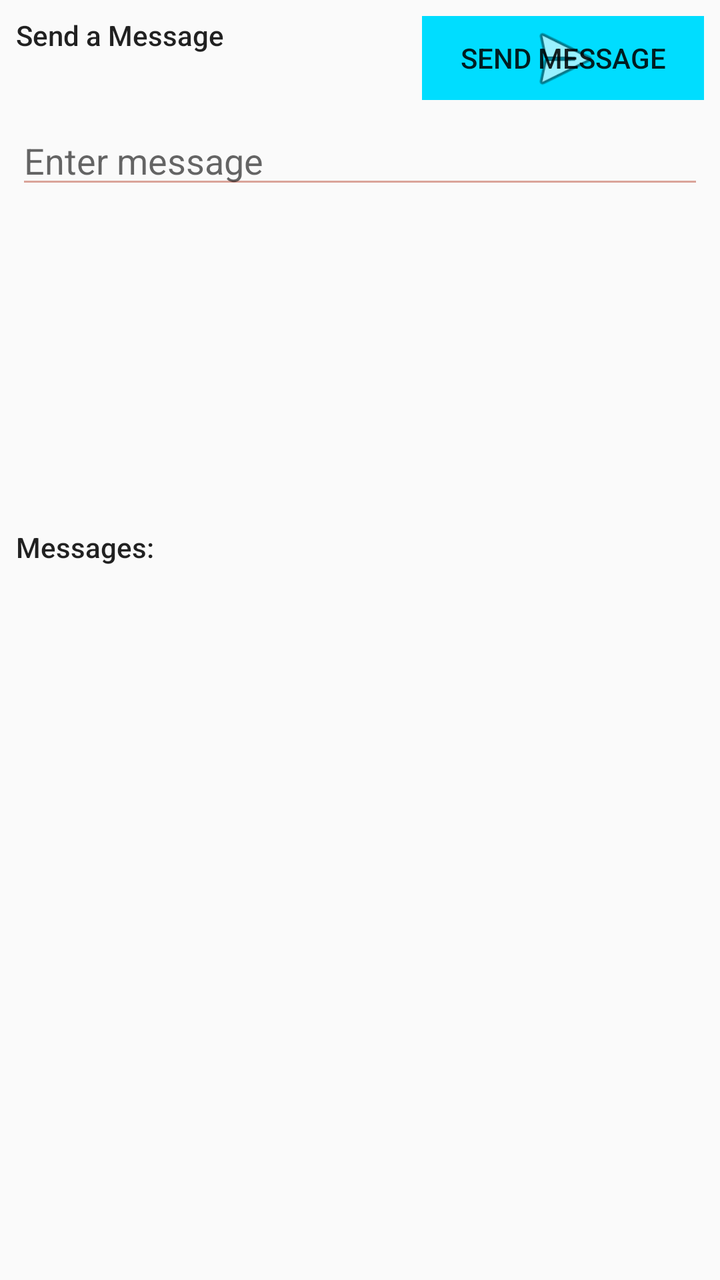
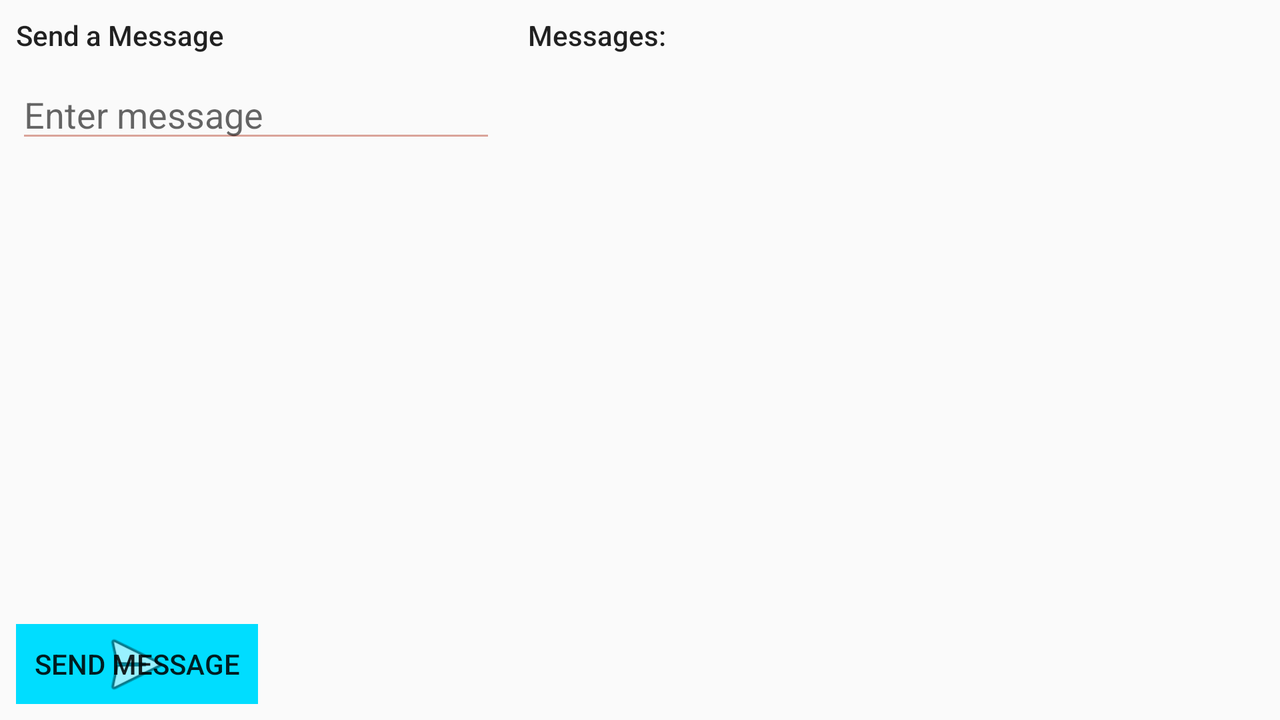

First picture: res/layout/ on a phone held upright. Second picture: the repository's own variant of that layout, on a device whose configuration matches the variant's folder. Source for both follows.
<!-- AndroidManifest.xml: application theme AppTheme -->
<!-- res/layout/activity_messages.xml -->
<?xml version="1.0" encoding="utf-8"?>
<LinearLayout xmlns:android="http://schemas.android.com/apk/res/android"
    xmlns:app="http://schemas.android.com/apk/res-auto"
    xmlns:tools="http://schemas.android.com/tools"
    android:layout_width="match_parent"
    android:layout_height="match_parent"
    android:orientation="vertical"
    tools:context="com.example.brett.landlord_tenant.messagesActivity"
    tools:layout_editor_absoluteX="8dp"
    tools:layout_editor_absoluteY="8dp">

    <android.support.constraint.ConstraintLayout
        android:layout_width="match_parent"
        android:layout_height="match_parent"
        android:layout_weight="3">

        <TextView
            android:id="@+id/textView4"
            android:layout_width="wrap_content"
            android:layout_height="wrap_content"
            android:layout_marginStart="8dp"
            android:layout_marginTop="8dp"
            android:text="@string/message_welcome"
            android:textAppearance="@style/TextAppearance.AppCompat.Body2"
            app:layout_constraintStart_toStartOf="parent"
            app:layout_constraintTop_toTopOf="parent" />

        <EditText
            android:id="@+id/messages_prompt"
            android:layout_width="0dp"
            android:layout_height="wrap_content"
            android:layout_marginEnd="8dp"
            android:layout_marginStart="8dp"
            android:layout_marginTop="8dp"
            android:ems="10"
            android:hint="@string/message_title"
            android:inputType="textMultiLine"
            app:layout_constraintEnd_toEndOf="parent"
            app:layout_constraintStart_toStartOf="parent"
            app:layout_constraintTop_toBottomOf="@+id/maint_button" />

        <Button
            android:id="@+id/maint_button"
            android:layout_width="141dp"
            android:layout_height="42dp"
            android:layout_marginEnd="8dp"
            android:layout_marginTop="8dp"
            android:background="@android:drawable/gallery_thumb"
            android:backgroundTint="@android:color/holo_blue_bright"
            android:text="@string/message_button"
            app:layout_constraintEnd_toEndOf="parent"
            app:layout_constraintTop_toTopOf="parent" />

        <ImageView
            android:id="@+id/imageView4"
            android:layout_width="139dp"
            android:layout_height="41dp"
            android:layout_marginBottom="8dp"
            android:layout_marginEnd="8dp"
            android:layout_marginTop="8dp"
            android:background="@android:color/holo_blue_bright"
            app:layout_constraintBottom_toTopOf="@+id/messages_prompt"
            app:layout_constraintEnd_toEndOf="parent"
            app:layout_constraintTop_toTopOf="parent"
            app:srcCompat="@android:drawable/ic_menu_send" />
    </android.support.constraint.ConstraintLayout>

    <android.support.constraint.ConstraintLayout
        android:layout_width="match_parent"
        android:layout_height="match_parent"
        android:layout_weight="2">

        <TextView
            android:id="@+id/textView5"
            android:layout_width="wrap_content"
            android:layout_height="wrap_content"
            android:layout_marginStart="8dp"
            android:layout_marginTop="8dp"
            android:text="@string/message_list"
            android:textAppearance="@style/TextAppearance.AppCompat.Body2"
            app:layout_constraintStart_toStartOf="parent"
            app:layout_constraintTop_toTopOf="parent" />

        <ListView
            android:id="@+id/messages_list"
            android:layout_width="0dp"
            android:layout_height="0dp"
            android:layout_marginBottom="8dp"
            android:layout_marginEnd="8dp"
            android:layout_marginStart="8dp"
            android:layout_marginTop="8dp"
            app:layout_constraintBottom_toBottomOf="parent"
            app:layout_constraintEnd_toEndOf="parent"
            app:layout_constraintStart_toStartOf="parent"
            app:layout_constraintTop_toBottomOf="@+id/textView5" />

    </android.support.constraint.ConstraintLayout>
</LinearLayout>
<!-- resources referenced by this layout -->
<resources>
  <string name="message_button">Send message</string>
  <string name="message_list">Messages:</string>
  <string name="message_title">Enter message</string>
  <string name="message_welcome">Send a Message</string>
  <style name="AppTheme" parent="Theme.AppCompat.Light.DarkActionBar">
          
          <item name="colorPrimary">@color/colorPrimary</item>
          <item name="colorPrimaryDark">@color/colorPrimaryDark</item>
          <item name="colorAccent">@color/colorAccent</item>
  
          <item name="colorControlActivated">@color/colorControlActivated</item>
          <item name="colorControlNormal">@color/colorControlNormal</item>
          <item name="colorControlHighlight">@color/colorPrimary</item>
      </style>
  <color name="colorPrimary">#A9BCD0</color>
  <color name="colorPrimaryDark">#373F51</color>
  <color name="colorAccent">#58A4B0</color>
  <color name="colorControlActivated">#58A4B0</color>
  <color name="colorControlNormal">#DAA49A</color>
</resources>
<!-- res/layout-land/activity_messages.xml (the author's variant of the layout above) -->
<!-- drawn on the phone turned sideways -->
<?xml version="1.0" encoding="utf-8"?>
<LinearLayout xmlns:android="http://schemas.android.com/apk/res/android"
    xmlns:app="http://schemas.android.com/apk/res-auto"
    xmlns:tools="http://schemas.android.com/tools"
    android:layout_width="match_parent"
    android:layout_height="match_parent"
    android:orientation="horizontal"
    tools:context="com.example.brett.landlord_tenant.messagesActivity"
    tools:layout_editor_absoluteX="8dp"
    tools:layout_editor_absoluteY="8dp">

    <android.support.constraint.ConstraintLayout
        android:layout_width="match_parent"
        android:layout_height="match_parent"
        android:layout_weight="3">

        <TextView
            android:id="@+id/textView4"
            android:layout_width="wrap_content"
            android:layout_height="wrap_content"
            android:layout_marginStart="8dp"
            android:layout_marginTop="8dp"
            android:text="@string/message_welcome"
            android:textAppearance="@style/TextAppearance.AppCompat.Body2"
            app:layout_constraintStart_toStartOf="parent"
            app:layout_constraintTop_toTopOf="parent" />

        <EditText
            android:id="@+id/messages_prompt"
            android:layout_width="0dp"
            android:layout_height="wrap_content"
            android:layout_marginEnd="8dp"
            android:layout_marginStart="8dp"
            android:layout_marginTop="8dp"
            android:ems="10"
            android:hint="@string/message_title"
            android:inputType="textMultiLine"
            app:layout_constraintEnd_toEndOf="parent"
            app:layout_constraintStart_toStartOf="parent"
            app:layout_constraintTop_toBottomOf="@+id/textView4" />

        <Button
            android:id="@+id/maint_button"
            android:layout_width="121dp"
            android:layout_height="40dp"
            android:layout_marginBottom="8dp"
            android:layout_marginStart="8dp"
            android:background="@android:drawable/gallery_thumb"
            android:backgroundTint="@android:color/holo_blue_bright"
            android:text="@string/message_button"
            app:layout_constraintBottom_toBottomOf="parent"
            app:layout_constraintStart_toStartOf="parent" />

        <ImageView
            android:id="@+id/imageView3"
            android:layout_width="120dp"
            android:layout_height="40dp"
            android:layout_marginBottom="8dp"
            android:layout_marginStart="8dp"
            android:background="@android:color/holo_blue_bright"
            app:layout_constraintBottom_toBottomOf="parent"
            app:layout_constraintStart_toStartOf="parent"
            app:srcCompat="@android:drawable/ic_menu_send" />
    </android.support.constraint.ConstraintLayout>

    <android.support.constraint.ConstraintLayout
        android:layout_width="match_parent"
        android:layout_height="match_parent"
        android:layout_weight="2">

        <TextView
            android:id="@+id/textView5"
            android:layout_width="wrap_content"
            android:layout_height="wrap_content"
            android:layout_marginStart="8dp"
            android:layout_marginTop="8dp"
            android:text="@string/message_list"
            android:textAppearance="@style/TextAppearance.AppCompat.Body2"
            app:layout_constraintStart_toStartOf="parent"
            app:layout_constraintTop_toTopOf="parent" />

        <ListView
            android:id="@+id/messages_list"
            android:layout_width="0dp"
            android:layout_height="0dp"
            android:layout_marginBottom="8dp"
            android:layout_marginEnd="8dp"
            android:layout_marginStart="8dp"
            android:layout_marginTop="8dp"
            app:layout_constraintBottom_toBottomOf="parent"
            app:layout_constraintEnd_toEndOf="parent"
            app:layout_constraintStart_toStartOf="parent"
            app:layout_constraintTop_toBottomOf="@+id/textView5" />

    </android.support.constraint.ConstraintLayout>
</LinearLayout>
